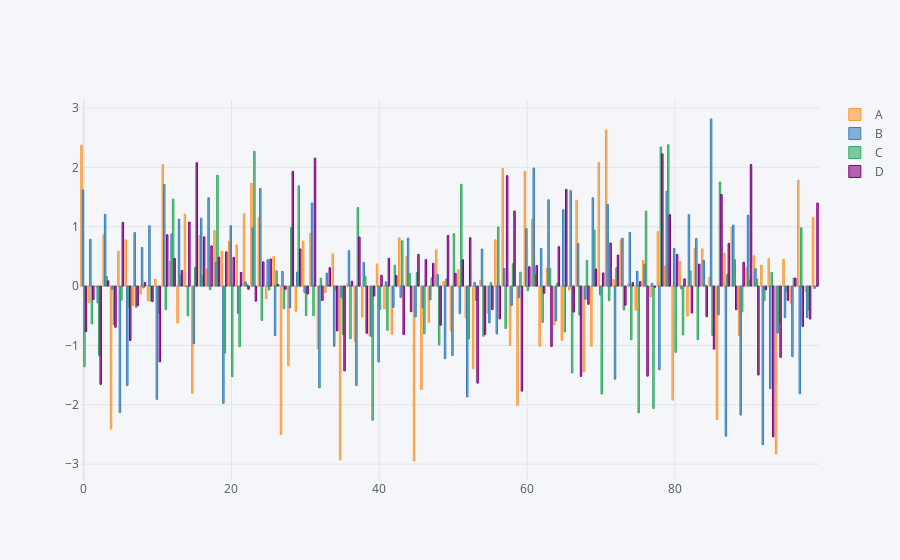

The notebook cell this image was saved under:
### Code cell
df.iplot(kind='bar')#we get a bar for every single data point but that's not what we want!
